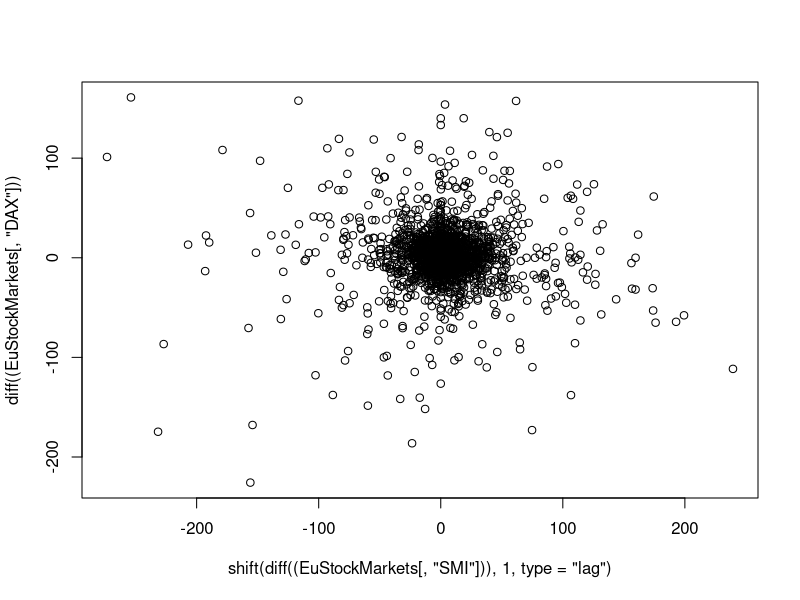
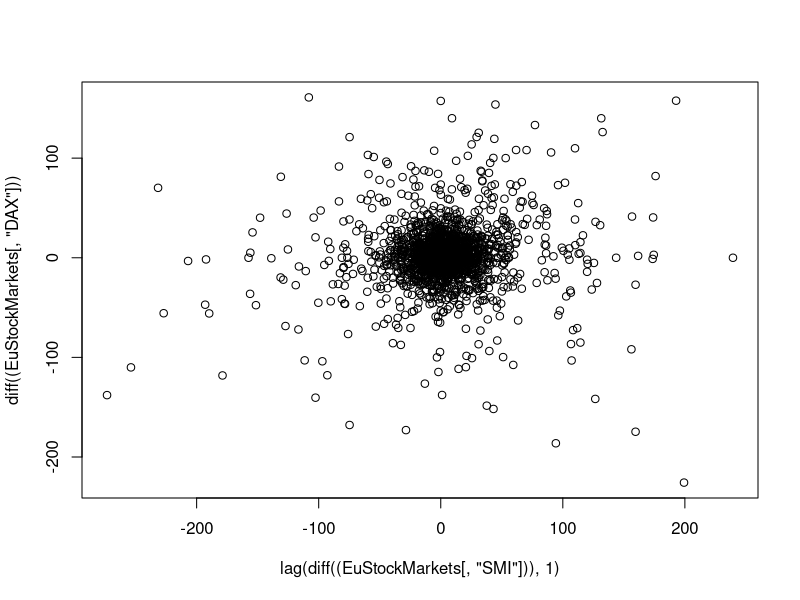
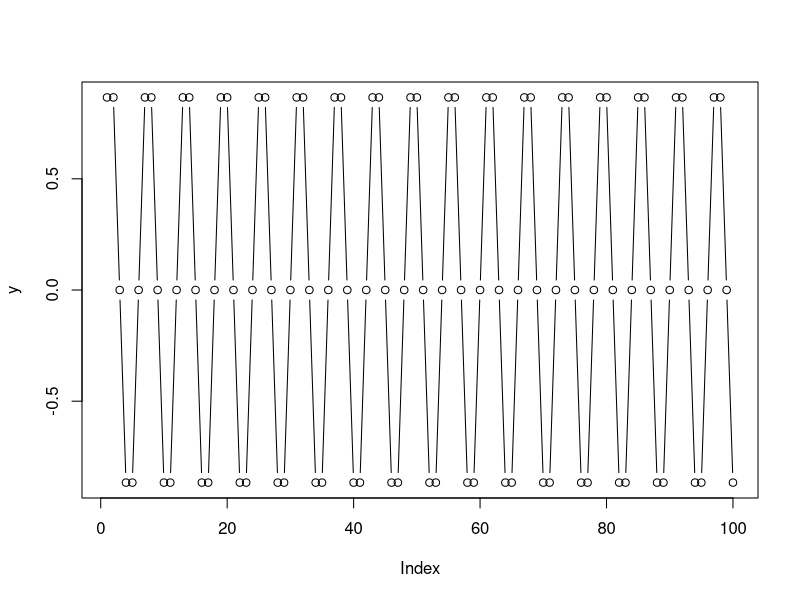

Write the R code that produced these figures, in order.
## ---- chunk 1
require(forecast)
require(data.table)
## ---- chunk 2
series = ts(c(1, 2, 3, 4, 5))
series
## ---- chunk 3
#usando o shift
shift(series, 1, type = "lag")
## ---- chunk 4
# usando o shift
shift(series, 1, type = "shift")
## ---- chunk 5
plot(shift(diff((EuStockMarkets[, "SMI"])), 1, type="lag") ,  diff((EuStockMarkets[, "DAX"])))
## ---- chunk 6
plot(lag(diff((EuStockMarkets[, "SMI"])), 1) ,  diff((EuStockMarkets[, "DAX"])))
## ---- chunk 7
x = 1:100
y = sin(x * pi/3 )
plot(y, type="b")
## ---- chunk 8
cor(y, shift(y, 1), use="pairwise.complete.obs")
## ---- chunk 9
cor( y, shift(y, 2), use = "pairwise.complete.obs")
